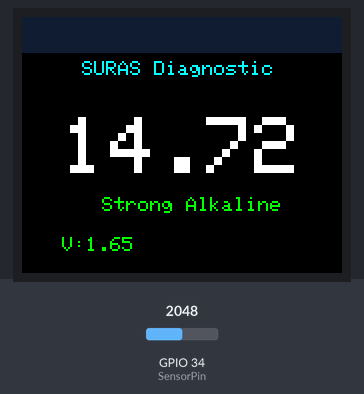
Simulated run of this sketch. Board: ESP32. Parts: 160×128 colour display. Inputs (shaded band) come from the test bench; at power-on: GPIO 34 (SensorPin) = 2048 (analog values on the 0–4095 scale). EEPROM starts erased.

Above: at 1.3 s.
1.4 s: GPIO 34 (SensorPin) set to 2970
At 3.0 s:
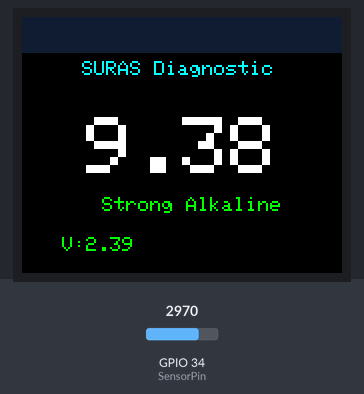
3.1 s: GPIO 34 (SensorPin) set to 3088
At 5.2 s:
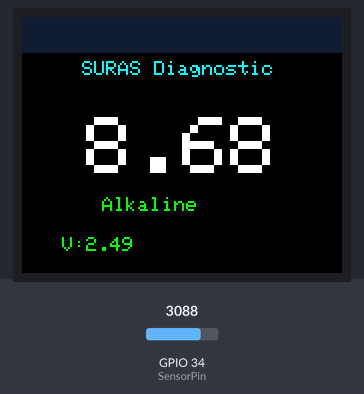
5.5 s: GPIO 34 (SensorPin) set to 3240
At 7.1 s:
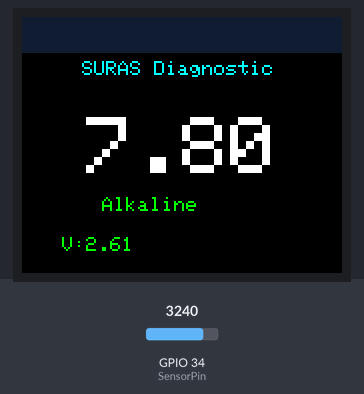
7.3 s: GPIO 34 (SensorPin) set to 3340
At 9.4 s:
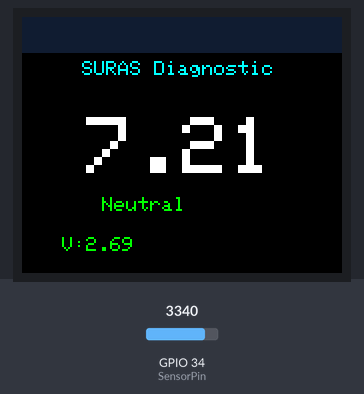
9.7 s: GPIO 34 (SensorPin) set to 3535
At 11.7 s:
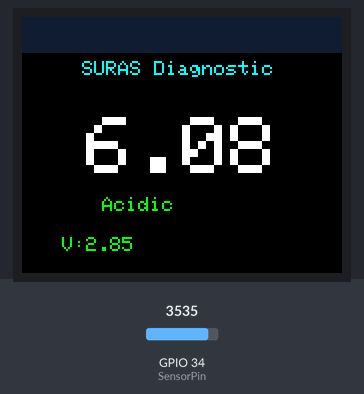
12.3 s: GPIO 34 (SensorPin) set to 4095
At 13.9 s:
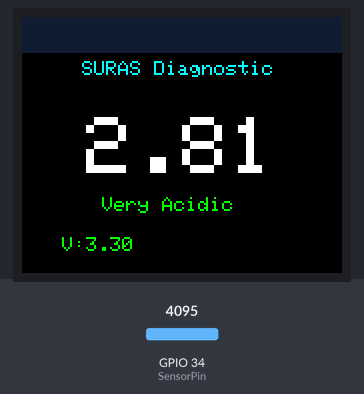
Timing chart, 0 to 15.4 s (numbered marks = the images above; inputs shaded):
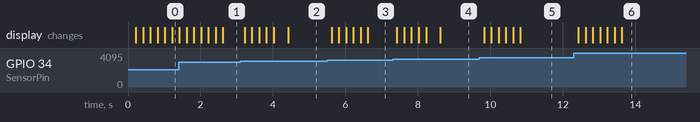

The sketch:

PH_Fast.ino
```cpp
#include <WiFi.h>
#include <WebServer.h>
#include <Preferences.h>
#include <Adafruit_GFX.h>
#include <Adafruit_ST7735.h>
#include <SPI.h>

#define SensorPin 34
#define TFT_CS   5
#define TFT_RST  4
#define TFT_DC   2

Adafruit_ST7735 tft = Adafruit_ST7735(TFT_CS, TFT_DC, TFT_RST);
WebServer server(80);
Preferences prefs;

// WiFi AP
const char* ssidAP = "SURAS_Device";
const char* passAP = "12345678";

// Calibration
float slope = -7.24;
float intercept = 26.7;

// Voltage reference
float vRef = 3.3;

// Calibration temp
float calVolt7 = 0;
float calVolt4 = 0;
bool cal7_done = false;
bool cal4_done = false;

// Time
int hours=0, minutes=0, seconds=0;
bool isPM=false;
unsigned long lastClock=0;

// Cache
float lastPH=-1;
float lastVolt=-1;

unsigned long sensorTimer=0;
const int sensorInterval=200;   // ⚡ FAST UPDATE

// ================= FAST SENSOR =================
float readVoltage(){
  long total=0;
  for(int i=0;i<10;i++){  // ⚡ Reduced samples
    total+=analogRead(SensorPin);
    delayMicroseconds(100);
  }
  float avg=total/10.0;
  return (avg * vRef) / 4095.0;
}

float readPH(float v){
  return slope*v + intercept;
}

// ⚡ FAST SMOOTHING
float smoothPH(float newPH){
  static float prevPH = 7.0;
  float smoothed = (prevPH * 0.4) + (newPH * 0.6);
  prevPH = smoothed;
  return smoothed;
}

String phStatus(float pH){
  if (pH < 4) return "Very Acidic";
  else if (pH < 6.5) return "Acidic";
  else if (pH <= 7.5) return "Neutral";
  else if (pH < 9) return "Alkaline";
  else return "Strong Alkaline";
}

// ================= CALIBRATION =================
void saveCalibration(){
  prefs.putFloat("slope", slope);
  prefs.putFloat("intercept", intercept);
}

void calculateCalibration(){
  if(cal7_done && cal4_done){
    slope = (7.0 - 4.0) / (calVolt7 - calVolt4);
    intercept = 7.0 - slope * calVolt7;
    saveCalibration();
  }
}

// ================= UI =================
void drawBase(){
  tft.fillScreen(ST77XX_BLACK);
  tft.fillRect(0,0,160,18,tft.color565(20,30,50));

  tft.setTextSize(1);
  tft.setTextColor(ST77XX_CYAN);
  tft.setCursor(30,22);
  tft.print("SURAS Diagnostic");
}

void centerText(String text,int y,int size,uint16_t color){
  tft.setTextSize(size);
  tft.setTextColor(color);
  int16_t x1,y1; uint16_t w,h;
  tft.getTextBounds(text,0,0,&x1,&y1,&w,&h);
  tft.setCursor((160-w)/2,y);
  tft.print(text);
}

// ================= DISPLAY =================
void updateDisplay(float volt,float pH){

  if(abs(pH-lastPH)<0.005) return;   // ⚡ faster update

  lastPH=pH;
  lastVolt=volt;

  tft.fillRect(0,40,160,80,ST77XX_BLACK);

  String status=phStatus(pH);

  centerText(String(pH,2),50,4,ST77XX_WHITE);

  tft.setTextSize(1);
  tft.setTextColor(ST77XX_GREEN);
  tft.setCursor(40,90);
  tft.print(status);

  tft.setCursor(20,110);
  tft.print("V:");
  tft.print(volt,2);
}

// ================= WEB =================
void handleRoot(){

  String page="<html><head>";
  page+="<meta name='viewport' content='width=device-width, initial-scale=1'>";
  page+="<meta http-equiv='refresh' content='1'>";  // ⚡ fast refresh
  page+="</head><body style='text-align:center;font-family:Arial;'>";

  page+="<h2>SURAS Real-Time pH</h2>";
  page+="<h1>"+String(lastPH,2)+"</h1>";
  page+="<h3>"+phStatus(lastPH)+"</h3>";
  page+="<p>Voltage: "+String(lastVolt,2)+" V</p>";

  page+="<button onclick=\"location.href='/cal7'\">Calibrate pH 7</button>";
  page+="<button onclick=\"location.href='/cal4'\">Calibrate pH 4</button>";

  page+="</body></html>";

  server.send(200,"text/html",page);
}

// Calibration
void handleCal7(){
  calVolt7 = readVoltage();
  cal7_done = true;
  calculateCalibration();
  server.send(200,"text/plain","pH7 done");
}

void handleCal4(){
  calVolt4 = readVoltage();
  cal4_done = true;
  calculateCalibration();
  server.send(200,"text/plain","pH4 done");
}

// ================= SETUP =================
void setup(){

  Serial.begin(115200);

  prefs.begin("phcal", false);
  slope = prefs.getFloat("slope", -7.24);
  intercept = prefs.getFloat("intercept", 26.7);

  analogReadResolution(12);
  analogSetAttenuation(ADC_11db);

  tft.initR(INITR_BLACKTAB);
  tft.setRotation(1);
  drawBase();

  WiFi.mode(WIFI_AP);
  WiFi.softAP(ssidAP,passAP);

  server.on("/",handleRoot);
  server.on("/cal7", handleCal7);
  server.on("/cal4", handleCal4);

  server.begin();
}

// ================= LOOP =================
void loop(){

  server.handleClient();

  if(millis()-sensorTimer>=sensorInterval){
    sensorTimer=millis();

    float volt = readVoltage();
    float rawPH = readPH(volt);
    float pH = smoothPH(rawPH);

    updateDisplay(volt,pH);
  }
}
```

Measured:
- the behaviour switches between 3034 and 3035 on GPIO 34 (SensorPin) (found by bisection; images 1 and 2)
- the behaviour switches between 3291 and 3292 on GPIO 34 (SensorPin) (found by bisection; images 3 and 4)
- the behaviour switches between 3462 and 3463 on GPIO 34 (SensorPin) (found by bisection; images 4 and 5)
- after the input at 3.1 s, the display: first changes after 0.12 s (image 2 shows a later state)
- after the input at 5.5 s, the display: first changes after 0.12 s (image 3 shows a later state)
- after the input at 7.3 s, the display: first changes after 0.12 s (image 4 shows a later state)
- after the input at 9.7 s, the display: first changes after 0.13 s (image 5 shows a later state)
- after the input at 12.3 s, the display: first changes after 0.13 s (image 6 shows a later state)
